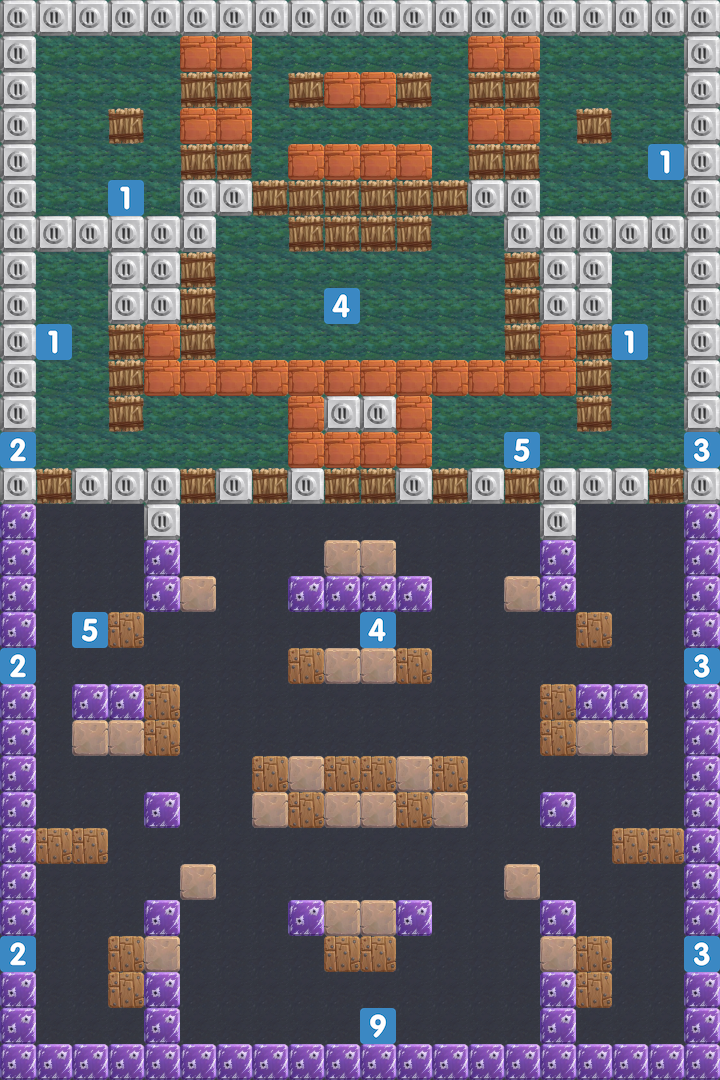

This is a level from a 2D game, rendered from its Tiled map with the project's own tilesets. A one-line summary and the complete map file follow:
An orthogonal 20x30 tile map with 36x36 px tiles, 2 tile layers (tile-ground, tile-entities), 2 tilesets.

<map version="1.2" tiledversion="1.2.0" orientation="orthogonal" renderorder="right-down" width="20" height="30" tilewidth="36" tileheight="36" infinite="0" nextlayerid="21" nextobjectid="7">
 <tileset firstgid="1" name="objectsTileset" tilewidth="36" tileheight="36" tilecount="28" columns="28">
  <image source="../objectsTileset.png" width="1008" height="36" />
  <tile id="0">
   <properties>
    <property name="BRICK" value="0" />
   </properties>
  </tile>
  <tile id="1">
   <properties>
    <property name="BRICK" value="0" />
   </properties>
  </tile>
  <tile id="2">
   <properties>
    <property name="BRICK" value="0" />
   </properties>
  </tile>
  <tile id="3">
   <properties>
    <property name="BRICK" value="0" />
   </properties>
  </tile>
  <tile id="4">
   <properties>
    <property name="BRICK" value="0" />
   </properties>
  </tile>
  <tile id="5">
   <properties>
    <property name="BRICK" value="0" />
   </properties>
  </tile>
  <tile id="6">
   <properties>
    <property name="BRICK" value="0" />
   </properties>
  </tile>
  <tile id="7">
   <properties>
    <property name="BRICK" value="0" />
   </properties>
  </tile>
  <tile id="15">
   <properties>
    <property name="WALL" value="1" />
   </properties>
  </tile>
  <tile id="16">
   <properties>
    <property name="WALL" value="1" />
   </properties>
  </tile>
  <tile id="17">
   <properties>
    <property name="WALL" value="1" />
   </properties>
  </tile>
  <tile id="18">
   <properties>
    <property name="WALL" value="1" />
   </properties>
  </tile>
  <tile id="19">
   <properties>
    <property name="WALL" value="1" />
   </properties>
  </tile>
  <tile id="20">
   <properties>
    <property name="WALL" value="1" />
   </properties>
  </tile>
  <tile id="21">
   <properties>
    <property name="WALL" value="1" />
   </properties>
  </tile>
  <tile id="22">
   <properties>
    <property name="WALL" value="1" />
   </properties>
  </tile>
  <tile id="23">
   <properties>
    <property name="WOOD" value="2" />
   </properties>
  </tile>
  <tile id="24">
   <properties>
    <property name="WOOD" value="2" />
   </properties>
  </tile>
  <tile id="25">
   <properties>
    <property name="WOOD" value="2" />
   </properties>
  </tile>
  <tile id="26">
   <properties>
    <property name="WOOD" value="2" />
   </properties>
  </tile>
  <tile id="27">
   <properties>
    <property name="WOOD" value="2" />
   </properties>
  </tile>
 </tileset>
 <tileset firstgid="29" source="../enemytile.tsx" />
 <layer id="19" name="tile-ground" width="20" height="30">
  <data encoding="csv">
9,9,9,9,9,9,9,9,9,9,9,9,9,9,9,9,9,9,9,9,
9,9,9,9,9,9,9,9,9,9,9,9,9,9,9,9,9,9,9,9,
9,9,9,9,9,9,9,9,9,9,9,9,9,9,9,9,9,9,9,9,
9,9,9,9,9,9,9,9,9,9,9,9,9,9,9,9,9,9,9,9,
9,9,9,9,9,9,9,9,9,9,9,9,9,9,9,9,9,9,9,9,
9,9,9,9,9,9,9,9,9,9,9,9,9,9,9,9,9,9,9,9,
9,9,9,9,9,9,9,9,9,9,9,9,9,9,9,9,9,9,9,9,
9,9,9,9,9,9,9,9,9,9,9,9,9,9,9,9,9,9,9,9,
9,9,9,9,9,9,9,9,9,9,9,9,9,9,9,9,9,9,9,9,
9,9,9,9,9,9,9,9,9,9,9,9,9,9,9,9,9,9,9,9,
9,9,9,9,9,9,9,9,9,9,9,9,9,9,9,9,9,9,9,9,
9,9,9,9,9,9,9,9,9,9,9,9,9,9,9,9,9,9,9,9,
9,9,9,9,9,9,9,9,9,9,9,9,9,9,9,9,9,9,9,9,
9,9,9,9,9,9,9,9,9,9,9,9,9,9,9,9,9,9,9,9,
14,14,14,14,9,14,14,14,14,14,14,14,14,14,14,9,14,14,14,14,
14,14,14,14,14,14,14,14,14,14,14,14,14,14,14,14,14,14,14,14,
14,14,14,14,14,14,14,14,14,14,14,14,14,14,14,14,14,14,14,14,
14,14,14,14,14,14,14,14,14,14,14,14,14,14,14,14,14,14,14,14,
14,14,14,14,14,14,14,14,14,14,14,14,14,14,14,14,14,14,14,14,
14,14,14,14,14,14,14,14,14,14,14,14,14,14,14,14,14,14,14,14,
14,14,14,14,14,14,14,14,14,14,14,14,14,14,14,14,14,14,14,14,
14,14,14,14,14,14,14,14,14,14,14,14,14,14,14,14,14,14,14,14,
14,14,14,14,14,14,14,14,14,14,14,14,14,14,14,14,14,14,14,14,
14,14,14,14,14,14,14,14,14,14,14,14,14,14,14,14,14,14,14,14,
14,14,14,14,14,14,14,14,14,14,14,14,14,14,14,14,14,14,14,14,
14,14,14,14,14,14,14,14,14,14,14,14,14,14,14,14,14,14,14,14,
14,14,14,14,14,14,14,14,14,14,14,14,14,14,14,14,14,14,14,14,
14,14,14,14,14,14,14,14,14,14,14,14,14,14,14,14,14,14,14,14,
14,14,14,14,14,14,14,14,14,14,14,14,14,14,14,14,14,14,14,14,
14,14,14,14,14,14,14,14,14,14,14,14,14,14,14,14,14,14,14,14
</data>
 </layer>
 <layer id="20" name="tile-entities" width="20" height="30">
  <data encoding="csv">
20,20,20,20,20,20,20,20,20,20,20,20,20,20,20,20,20,20,20,20,
20,0,0,0,0,8,8,0,0,0,0,0,0,8,8,0,0,0,0,20,
20,0,0,0,0,26,26,0,26,8,8,26,0,26,26,0,0,0,0,20,
20,0,0,26,0,8,8,0,0,0,0,0,0,8,8,0,26,0,0,20,
20,0,0,0,0,26,26,0,8,8,8,8,0,26,26,0,0,0,33,20,
20,0,0,33,0,20,20,26,26,26,26,26,26,20,20,0,0,0,0,20,
20,20,20,20,20,20,0,0,26,26,26,26,0,0,20,20,20,20,20,20,
20,0,0,20,20,26,0,0,0,0,0,0,0,0,26,20,20,0,0,20,
20,0,0,20,20,26,0,0,0,31,0,0,0,0,26,20,20,0,0,20,
20,33,0,26,8,26,0,0,0,0,0,0,0,0,26,8,26,33,0,20,
20,0,0,26,8,8,8,8,8,8,8,8,8,8,8,8,26,0,0,20,
20,0,0,26,0,0,0,0,8,20,20,8,0,0,0,0,26,0,0,20,
37,0,0,0,0,0,0,0,8,8,8,8,0,0,30,0,0,0,0,36,
20,26,20,20,20,26,20,26,20,26,26,20,26,20,26,20,20,20,26,20,
18,0,0,0,20,0,0,0,0,0,0,0,0,0,0,20,0,0,0,18,
18,0,0,0,18,0,0,0,0,1,1,0,0,0,0,18,0,0,0,18,
18,0,0,0,18,1,0,0,18,18,18,18,0,0,1,18,0,0,0,18,
18,0,30,25,0,0,0,0,0,0,31,0,0,0,0,0,25,0,0,18,
37,0,0,0,0,0,0,0,25,1,1,25,0,0,0,0,0,0,0,36,
18,0,18,18,25,0,0,0,0,0,0,0,0,0,0,25,18,18,0,18,
18,0,1,1,25,0,0,0,0,0,0,0,0,0,0,25,1,1,0,18,
18,0,0,0,0,0,0,25,1,25,25,1,25,0,0,0,0,0,0,18,
18,0,0,0,18,0,0,1,25,1,1,25,1,0,0,18,0,0,0,18,
18,25,25,0,0,0,0,0,0,0,0,0,0,0,0,0,0,25,25,18,
18,0,0,0,0,1,0,0,0,0,0,0,0,0,1,0,0,0,0,18,
18,0,0,0,18,0,0,0,18,1,1,18,0,0,0,18,0,0,0,18,
37,0,0,25,1,0,0,0,0,25,25,0,0,0,0,1,25,0,0,36,
18,0,0,25,18,0,0,0,0,0,0,0,0,0,0,18,25,0,0,18,
18,0,0,0,18,0,0,0,0,0,32,0,0,0,0,18,0,0,0,18,
18,18,18,18,18,18,18,18,18,18,18,18,18,18,18,18,18,18,18,18
</data>
 </layer>
 <objectgroup id="9" name="collision-layer" />
</map>